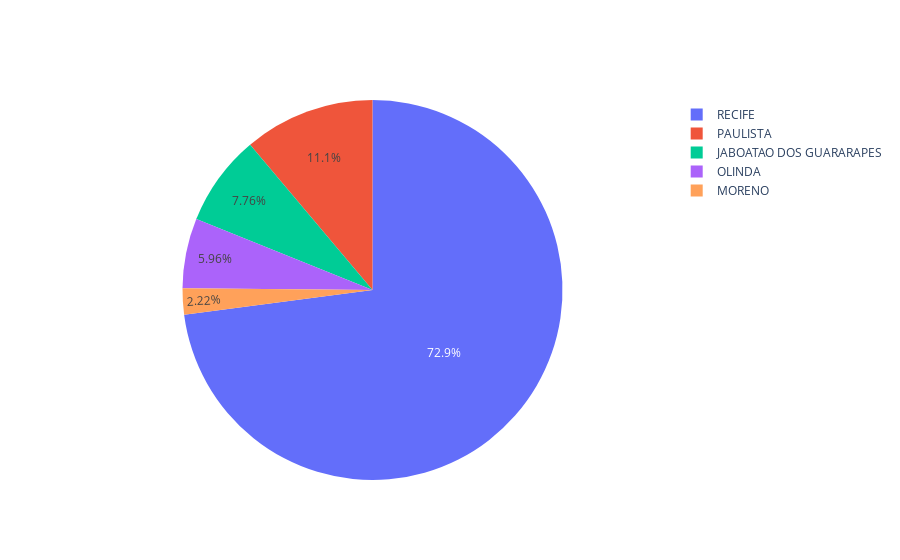

Notebook source saved alongside this figure:
### Code cell
# Criando o gráfico dos processos por cidade.
graf_process_cidade2 = go.Figure(data=[go.Pie(labels=cincos_cidades_com_mais_process['cidade_endcontratado'], values=cincos_cidades_com_mais_process['count'], name="Licitações por cidade")])
graf_process_cidade2

### Figure 1 — Plotly figure (JSON) as saved in the notebook; plotly's stock layout.template omitted (floating-point values rounded to 4 significant figures)
{"data": [{"labels": ["RECIFE", "PAULISTA", "JABOATAO DOS GUARARAPES", "OLINDA", "MORENO"], "name": "Licitações por cidade", "type": "pie", "values": [7037, 1075, 749, 575, 214]}], "layout": {}}
